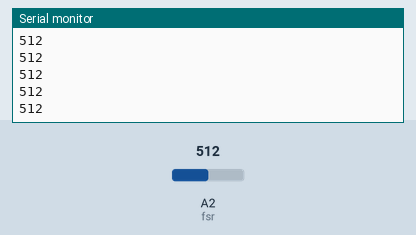
Recording of a sketch running on a simulated Arduino Uno, built with avr-gcc and run on an emulated ATmega328P. On the bench: the last lines printed to the serial monitor. Inputs (shaded band) come from the test bench; at power-on: A2 (fsr) = 512.

Above: at 1.2 s.
1.3 s: A2 (fsr) set to 716
At 1.31 s:
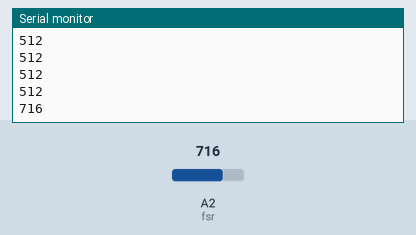
2.8 s: A2 (fsr) set to 900
At 2.81 s:
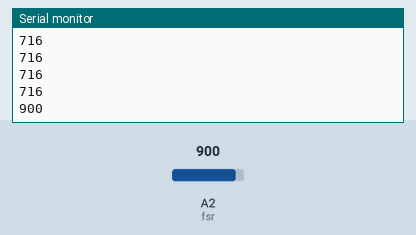
Timing chart, 0 to 5.8 s (numbered marks = the images above; inputs shaded):
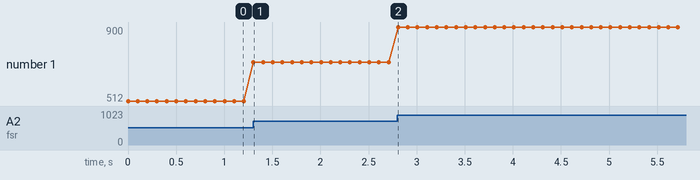

The sketch:

fsr_calib_ard.ino
```cpp
int fsr = A2;


void setup() {
  // put your setup code here, to run once:
  pinMode(fsr, INPUT); // init the fsr pin as an input
  Serial.begin(9600);
}

void loop() {
  // put your main code here, to run repeatedly:
  int data = analogRead(fsr);
  Serial.println(data);
  delay(100);
}
```

Measured:
- after the input at 1.3 s, the serial monitor: prints a new line at once (image 1)
- after the input at 2.8 s, the serial monitor: prints a new line at once (image 2)
- plotted number 1: 512 → 716 after the input at 1.3 s, 716 → 900 after the input at 2.8 s
